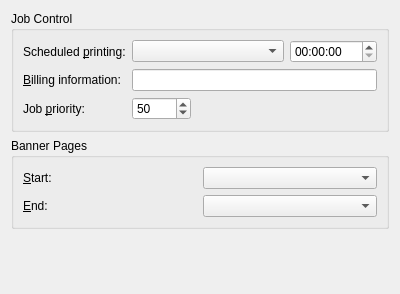
<ui version="4.0" >
 <class>QCupsJobWidget</class>
 <widget class="QWidget" name="QCupsJobWidget" >
  <property name="geometry" >
   <rect>
    <x>0</x>
    <y>0</y>
    <width>400</width>
    <height>294</height>
   </rect>
  </property>
  <property name="windowTitle" >
   <string>Job</string>
  </property>
  <layout class="QGridLayout" name="gridLayout_2">
   <item row="0" column="0" colspan="2">
    <widget class="QGroupBox" name="jobControlGroupBox" >
     <property name="title" >
      <string>Job Control</string>
     </property>
     <layout class="QGridLayout" name="gridLayout">
      <item row="0" column="0">
       <widget class="QLabel" name="jobHoldLabel">
        <property name="text">
         <string>Scheduled &amp;printing:</string>
        </property>
        <property name="buddy">
         <cstring>jobHoldComboBox</cstring>
        </property>
       </widget>
      </item>
      <item row="0" column="1" colspan="2" >
       <widget class="QComboBox" name="jobHoldComboBox" />
      </item>
      <item row="0" column="3" >
       <widget class="QTimeEdit" name="jobHoldTimeEdit" />
      </item>
      <item row="1" column="0">
       <widget class="QLabel" name="jobBillingLabel">
        <property name="text">
         <string>&amp;Billing information:</string>
        </property>
        <property name="buddy">
         <cstring>jobBillingLineEdit</cstring>
        </property>
       </widget>
      </item>
      <item row="1" column="1" colspan="3" >
       <widget class="QLineEdit" name="jobBillingLineEdit" />
      </item>
      <item row="2" column="0">
       <widget class="QLabel" name="jobPriorityLabel">
        <property name="text">
         <string>Job &amp;priority:</string>
        </property>
        <property name="buddy">
         <cstring>jobPrioritySpinBox</cstring>
        </property>
       </widget>
      </item>
      <item row="2" column="1" >
       <widget class="QSpinBox" name="jobPrioritySpinBox" >
        <property name="maximum" >
         <number>100</number>
        </property>
        <property name="value" >
         <number>50</number>
        </property>
       </widget>
      </item>
      <item row="2" column="2" colspan="2" >
       <spacer name="horizontalSpacer" >
        <property name="orientation" >
         <enum>Qt::Horizontal</enum>
        </property>
        <property name="sizeHint" stdset="0" >
         <size>
          <width>180</width>
          <height>20</height>
         </size>
        </property>
       </spacer>
      </item>
     </layout>
    </widget>
   </item>
   <item row="1" column="0" rowspan="2" colspan="2">
    <widget class="QGroupBox" name="bannerPagesGroupBox">
     <property name="title">
      <string>Banner Pages</string>
     </property>
     <layout class="QGridLayout" name="gridLayout_3">
      <item row="1" column="1">
       <widget class="QComboBox" name="endBannerPageCombo"/>
      </item>
      <item row="0" column="1">
       <widget class="QComboBox" name="startBannerPageCombo"/>
      </item>
      <item row="1" column="0">
       <widget class="QLabel" name="endBannerLabel">
        <property name="text">
         <string comment="Banner page at end">&amp;End:</string>
        </property>
        <property name="buddy">
         <cstring>endBannerPageCombo</cstring>
        </property>
       </widget>
      </item>
      <item row="0" column="0">
       <widget class="QLabel" name="startBannerLabel">
        <property name="text">
         <string comment="Banner page at start">&amp;Start:</string>
        </property>
        <property name="buddy">
         <cstring>startBannerPageCombo</cstring>
        </property>
       </widget>
      </item>
     </layout>
    </widget>
   </item>
   <item row="3" column="0">
    <spacer name="verticalSpacer_3" >
     <property name="orientation" >
      <enum>Qt::Vertical</enum>
     </property>
     <property name="sizeHint" stdset="0" >
      <size>
       <width>20</width>
       <height>13</height>
      </size>
     </property>
    </spacer>
   </item>
  </layout>
 </widget>
 <resources/>
 <connections/>
</ui>
